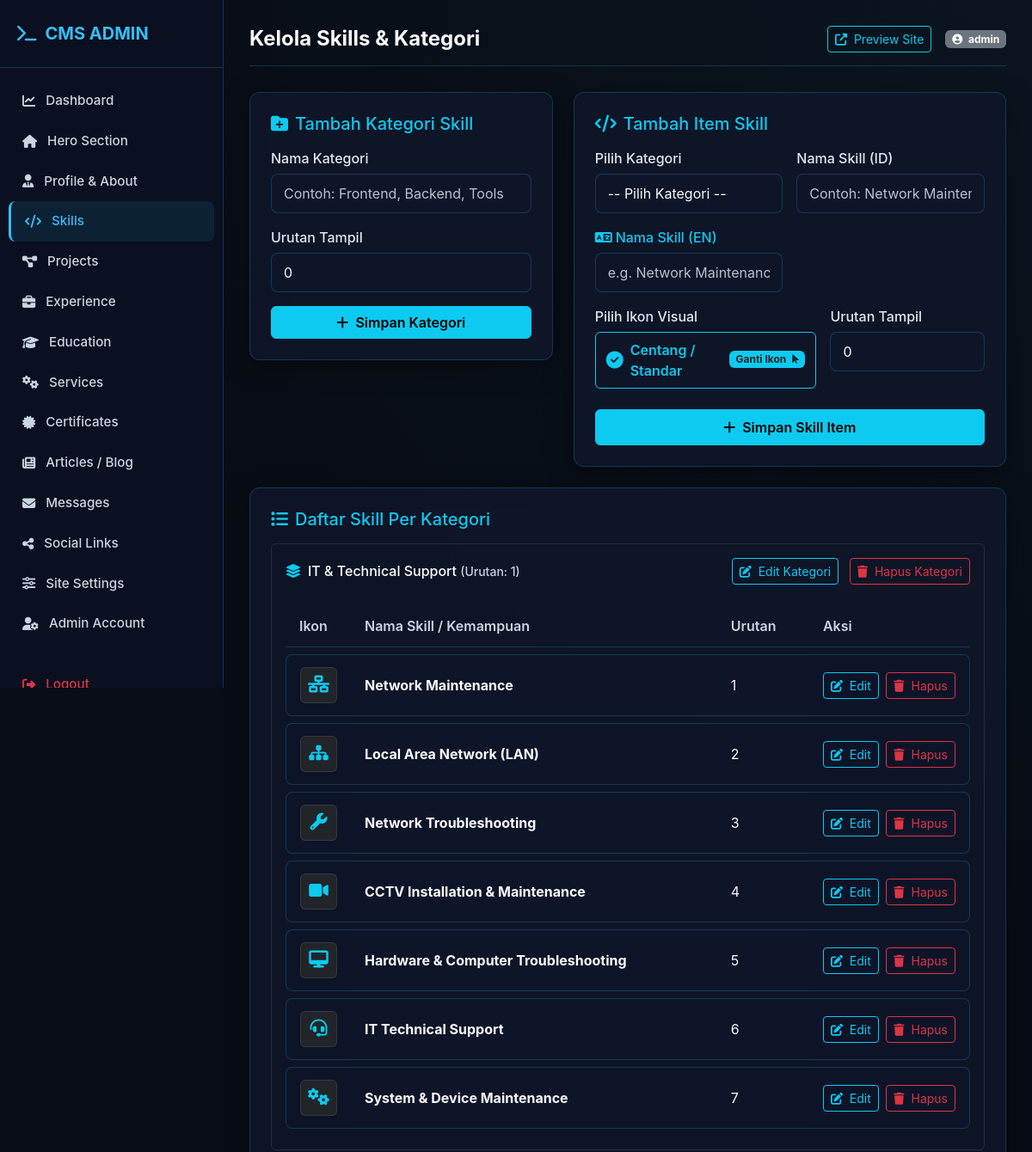
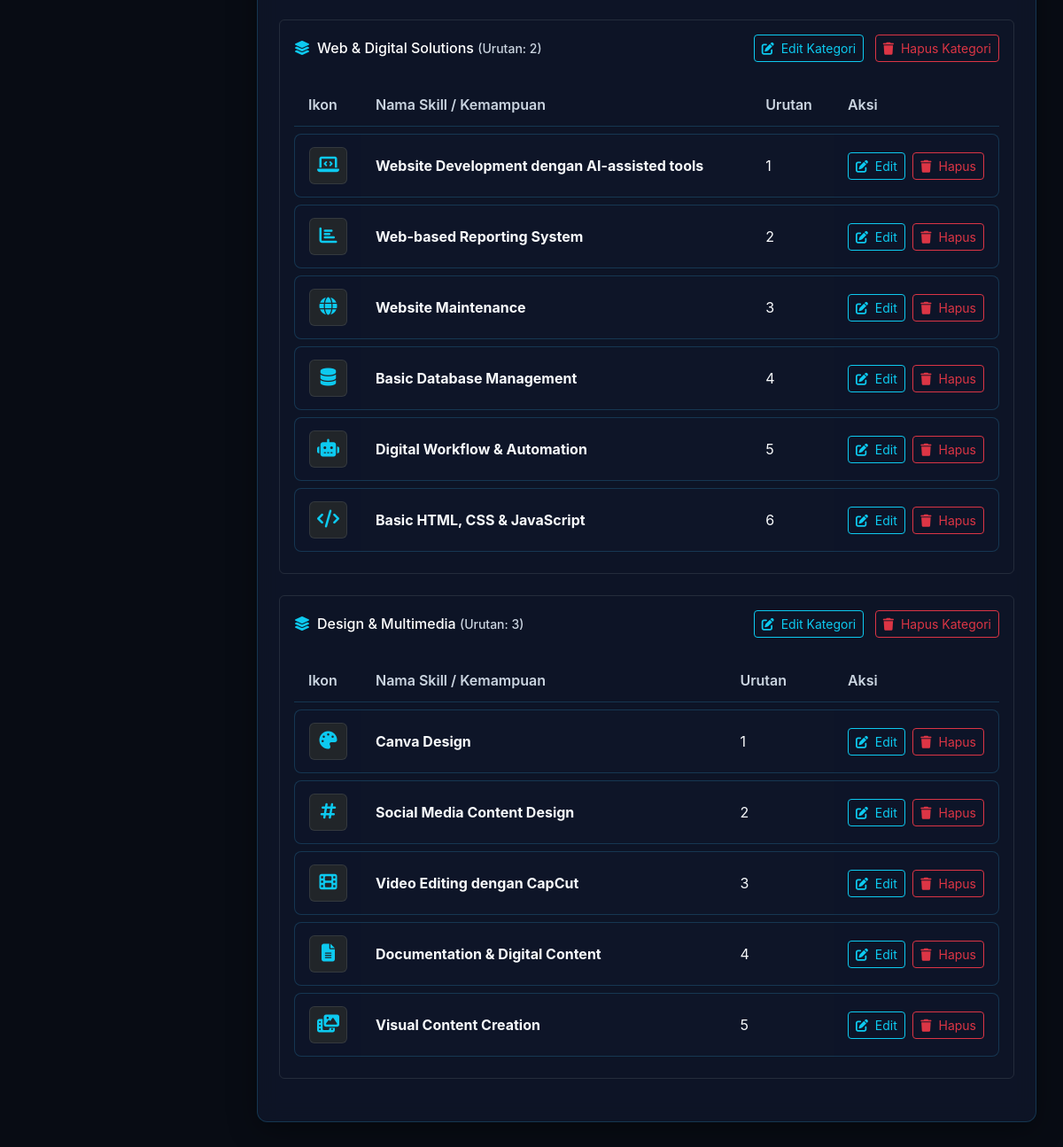
Screenshot of /admin/modules/skills.php (signed in) with the database file from the repository (2 pictures, top to bottom).
### tables this page shows
CREATE TABLE IF NOT EXISTS `skill_categories` (
  `id` INT AUTO_INCREMENT PRIMARY KEY,
  `category_name` VARCHAR(100) NOT NULL,
  `category_name_en` VARCHAR(100) DEFAULT NULL,
  `display_order` INT DEFAULT 0
);

CREATE TABLE IF NOT EXISTS `skills` (
  `id` INT AUTO_INCREMENT PRIMARY KEY,
  `category_id` INT NOT NULL,
  `name` VARCHAR(100) NOT NULL,
  `name_en` VARCHAR(100) DEFAULT NULL,
  `level_percentage` INT DEFAULT 85,
  `icon_class` VARCHAR(100) DEFAULT 'fas fa-code',
  `display_order` INT DEFAULT 0,
  FOREIGN KEY (`category_id`) REFERENCES `skill_categories`(`id`) ON DELETE CASCADE
);

### config/database.php (called while the page is built, shortened)
<?php
class Database {
    private static $instance = null;
    private $conn;
    private function __construct() {
        try {
            $dsn = "mysql:host=" . DB_HOST . ";dbname=" . DB_NAME . ";charset=" . DB_CHARSET;
            $options = [
                PDO::ATTR_ERRMODE => PDO::ERRMODE_EXCEPTION,
                PDO::ATTR_DEFAULT_FETCH_MODE => PDO::FETCH_ASSOC,
                PDO::ATTR_EMULATE_PREPARES => false,
            ];
            $this->conn = new PDO($dsn, DB_USER, DB_PASS, $options);
        } catch (PDOException $e) {
            die("Database Connection Error: " . $e->getMessage());
        }
    }
    public static function getInstance() {
        if (!self::$instance) {
            self::$instance = new Database();
        }
        return self::$instance;
    }
    public function getConnection() {
        return $this->conn;
    }
}
function db() {
    return Database::getInstance()->getConnection();
}

### config/helper.php (called while the page is built, shortened)
<?php
function sanitize($data) {
    return htmlspecialchars(trim((string)$data), ENT_QUOTES, 'UTF-8');
}

### admin/modules/skills.php (the view, shortened to what this page needs)
<?php
require_once __DIR__ . '/../../config/database.php';
require_once __DIR__ . '/../../config/helper.php';
require_once __DIR__ . '/../includes/header.php';
$categories = db()->query("SELECT * FROM skill_categories ORDER BY display_order ASC")->fetchAll();
?>
<div class="row g-4 mb-4">
    <div class="col-md-5">
        <div class="glass-card p-4">
            <h5 class="text-info mb-3"><i class="fas fa-folder-plus me-2"></i>Tambah Kategori Skill</h5>
            <form action="" method="POST">
                <div class="mb-3">
                    <label class="form-label">Nama Kategori</label>
                    <input type="text" name="category_name" class="form-control" placeholder="Contoh: Frontend, Backend, Tools" required>
                </div>
                <div class="mb-3">
                    <label class="form-label">Urutan Tampil</label>
                    <input type="number" name="display_order" class="form-control" value="0">
                </div>
                <button type="submit" class="btn btn-info w-100 fw-semibold"><i class="fas fa-plus me-1"></i> Simpan Kategori</button>
            </form>
        </div>
    </div>
    <div class="col-md-7">
        <div class="glass-card p-4">
            <h5 class="text-info mb-3"><i class="fas fa-code me-2"></i>Tambah Item Skill</h5>
            <form action="" method="POST">
                <div class="row g-3">
                    <div class="col-md-6">
                        <label class="form-label">Pilih Kategori</label>
                        <select name="category_id" class="form-select" required>
                            <option value="">-- Pilih Kategori --</option>
                        </select>
                    </div>
                    <div class="col-md-6">
                        <label class="form-label">Nama Skill (ID)</label>
                        <input type="text" name="name" class="form-control" placeholder="Contoh: Network Maintenance" required>
                    </div>
                    <div class="col-md-6">
                        <label class="form-label text-info"><i class="fas fa-language me-1"></i>Nama Skill (EN)</label>
                        <input type="text" name="name_en" class="form-control" placeholder="e.g. Network Maintenance">
                    </div>
                    <div class="col-md-7">
                        <label class="form-label">Pilih Ikon Visual</label>
                        <button type="button" class="btn btn-outline-info w-100 text-start d-flex align-items-center justify-content-between py-2" data-bs-toggle="modal" data-bs-target="#iconPickerModal">
                            <span class="d-flex align-items-center">
                                <i id="selected_icon_preview" class="fas fa-check-circle text-info me-2 fs-5"></i>
                                <span id="selected_icon_name" class="fw-semibold">Centang / Standar</span>
                            </span>
                            <span class="badge bg-info text-dark">Ganti Ikon <i class="fas fa-mouse-pointer ms-1"></i></span>
                        </button>
                    </div>
                    <div class="col-md-5">
                        <label class="form-label">Urutan Tampil</label>
                        <input type="number" name="display_order" class="form-control" value="0">
                    </div>
                </div>
                <div class="mt-4">
                    <button type="submit" class="btn btn-info w-100 fw-semibold py-2"><i class="fas fa-plus me-1"></i> Simpan Skill Item</button>
                </div>
            </form>
        </div>
    </div>
</div>
<div class="glass-card p-4">
    <h5 class="text-info mb-3"><i class="fas fa-list me-2"></i>Daftar Skill Per Kategori</h5>
    <?php if (empty($categories)): ?>
        <div class="text-muted text-center py-4">Belum ada kategori skill. Tambahkan kategori terlebih dahulu.</div>
    <?php else: ?>
        <?php foreach ($categories as $cat): ?>
            <div class="border border-secondary border-opacity-25 rounded p-3 mb-4">
                <div class="d-flex justify-content-between align-items-center mb-3">
                    <h6 class="m-0 text-white font-weight-bold"><i class="fas fa-layer-group text-info me-2"></i><?= sanitize($cat['category_name']) ?> <small class="text-muted">(Urutan: <?= $cat['display_order'] ?>)</small></h6>
                    <div>
                        <button type="button" class="btn btn-sm btn-outline-info edit-cat-btn me-2"
                                data-id="<?= $cat['id'] ?>"
                                data-name="<?= sanitize($cat['category_name']) ?>"
                                data-order="<?= $cat['display_order'] ?>">
                            <i class="fas fa-edit me-1"></i> Edit Kategori
                        </button>
                        <a href="<?= ADMIN_URL ?>modules/skills.php?action=delete_cat&id=<?= $cat['id'] ?>" class="btn btn-sm btn-outline-danger" onclick="return confirm('Hapus kategori beserta seluruh skill di dalamnya?')">
                            <i class="fas fa-trash me-1"></i> Hapus Kategori
                        </a>
                    </div>
                </div>
                <?php
                $skills_stmt = db()->prepare("SELECT * FROM skills WHERE category_id = ? ORDER BY display_order ASC");
                $skills_stmt->execute([$cat['id']]);
                $skills = $skills_stmt->fetchAll();
                ?>
                <div class="table-responsive">
                    <table class="custom-table">
                        <thead>
                            <tr>
                                <th style="width: 70px;">Ikon</th>
                                <th>Nama Skill / Kemampuan</th>
                                <th>Urutan</th>
                                <th style="width: 160px;">Aksi</th>
                            </tr>
                        </thead>
                        <tbody>
                            <?php if (empty($skills)): ?>
                                <tr>
                                    <td colspan="4" class="text-center text-muted">Belum ada skill dalam kategori ini.</td>
                                </tr>
                            <?php else: ?>
                                <?php foreach ($skills as $skill): ?>
                                    <tr>
                                        <td>
                                            <div class="bg-dark p-2 rounded text-center border border-secondary border-opacity-25">
                                                <i class="<?= sanitize(!empty($skill['icon_class']) ? $skill['icon_class'] : 'fas fa-check-circle') ?> fs-5 text-info"></i>
                                            </div>
                                        </td>
                                        <td><strong class="fs-6"><?= sanitize($skill['name']) ?></strong></td>
                                        <td><?= $skill['display_order'] ?></td>
                                        <td style="white-space: nowrap;">
                                            <button type="button" class="btn btn-sm btn-outline-info edit-skill-btn me-1"
                                                    data-id="<?= $skill['id'] ?>"
                                                    data-catid="<?= $skill['category_id'] ?>"
                                                    data-name="<?= sanitize($skill['name']) ?>"
                                                    data-icon="<?= sanitize($skill['icon_class'] ?? 'fas fa-check-circle') ?>"
                                                    data-order="<?= $skill['display_order'] ?>">
                                                <i class="fas fa-edit me-1"></i> Edit
                                            </button>
                                            <a href="<?= ADMIN_URL ?>modules/skills.php?action=delete_skill&id=<?= $skill['id'] ?>" class="btn btn-sm btn-outline-danger" onclick="return confirm('Hapus skill ini?')">
                                                <i class="fas fa-trash me-1"></i> Hapus
                                            </a>
                                        </td>
                                    </tr>
                                <?php endforeach; ?>
                            <?php endif; ?>
                        </tbody>
                    </table>
                </div>
            </div>
        <?php endforeach; ?>
    <?php endif; ?>
</div>
<?php require_once __DIR__ . '/../includes/footer.php'; ?>

### assets/css/admin.css (style rules this page uses)
:root { --bg-dark: #080c14; --bg-card: rgba(15, 23, 42, 0.85); --border-color: rgba(56, 189, 248, 0.2); --border-hover: rgba(56, 189, 248, 0.5); --primary: #38bdf8; --primary-glow: rgba(56, 189, 248, 0.3); --accent: #818cf8; --text-main: #f8fafc; --text-muted: #cbd5e1; --sidebar-width: 260px; }
body.admin-body { background-color: var(--bg-dark); color: var(--text-main); font-family: 'Inter', system-ui, -apple-system, sans-serif; margin: 0; padding: 0; }
.glass-card { background: var(--bg-card); backdrop-filter: blur(12px); -webkit-backdrop-filter: blur(12px); border: 1px solid var(--border-color); border-radius: 12px; box-shadow: 0 8px 32px 0 rgba(0, 0, 0, 0.37); transition: all 0.3s ease; }
.custom-table { width: 100%; border-collapse: separate; border-spacing: 0 8px; }
.custom-table th { color: var(--text-muted); font-weight: 600; text-align: left; padding: 12px 16px; border-bottom: 1px solid var(--border-color); }
.custom-table td { padding: 14px 16px; background: rgba(15, 23, 42, 0.6); border-top: 1px solid var(--border-color); border-bottom: 1px solid var(--border-color); }
.custom-table td:first-child { border-left: 1px solid var(--border-color); border-top-left-radius: 8px; border-bottom-left-radius: 8px; }
.custom-table td:last-child { border-right: 1px solid var(--border-color); border-top-right-radius: 8px; border-bottom-right-radius: 8px; }
.form-control, .form-select { background: rgba(15, 23, 42, 0.8) !important; border: 1px solid var(--border-color) !important; color: var(--text-main) !important; border-radius: 8px !important; padding: 10px 14px !important; }
input.form-control::placeholder, textarea.form-control::placeholder, .form-control::placeholder, input::placeholder, textarea::placeholder { color: #cbd5e1 !important; opacity: 0.9 !important; }
.form-select option { background-color: #0f172a !important; color: #f8fafc !important; }
.form-label { color: #e2e8f0; font-weight: 500; margin-bottom: 6px; }
.text-muted, small.text-muted { color: #cbd5e1 !important; }
.custom-table td { color: #f8fafc; }

### rows the page displays
skill_categories: category_name "IT & Technical Support", display_order "1"
skills: name "Network Maintenance", display_order "1"
skills: name "Local Area Network (LAN)", display_order "2"
skills: name "Network Troubleshooting", display_order "3"
skills: name "CCTV Installation & Maintenance", display_order "4"
skills: name "Hardware & Computer Troubleshooting", display_order "5"
skills: name "IT Technical Support", display_order "6"
skills: name "System & Device Maintenance", display_order "7"
skill_categories: category_name "Web & Digital Solutions", display_order "2"
skills: name "Website Development dengan AI-assisted tools", display_order "1"
skills: name "Web-based Reporting System", display_order "2"
skills: name "Website Maintenance", display_order "3"
skills: name "Basic Database Management", display_order "4"
skills: name "Digital Workflow & Automation", display_order "5"
skills: name "Basic HTML, CSS & JavaScript", display_order "6"
skill_categories: category_name "Design & Multimedia", display_order "3"
skills: name "Canva Design", display_order "1"
skills: name "Social Media Content Design", display_order "2"
skills: name "Video Editing dengan CapCut", display_order "3"
skills: name "Documentation & Digital Content", display_order "4"
skills: name "Visual Content Creation", display_order "5"

### other values shown
$page_title "Kelola Skills & Kategori"
$_SESSION['username'] "admin"
